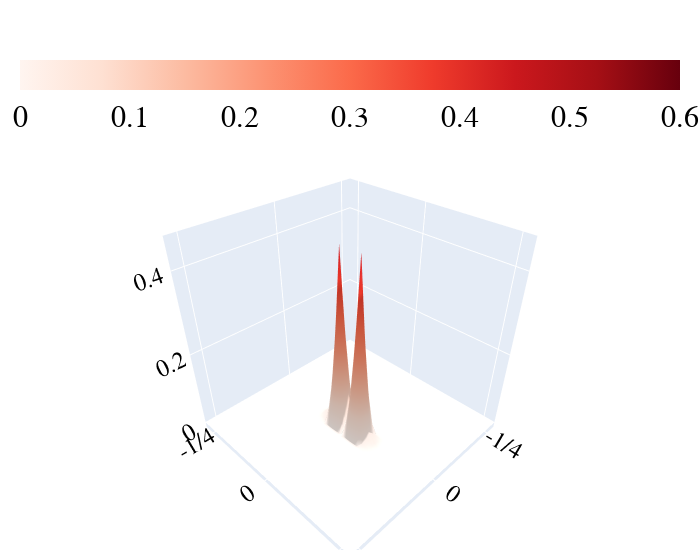

Notebook code for this chart:
### Code cell
import plotly.express as px
import plotly.graph_objects as go
import plotly.figure_factory as ff


x, y = np.linspace(0, 31, 31+1), np.linspace(0, 31, 31+1)
X,Y = np.meshgrid(x,y)
fig = go.Figure(data=[go.Surface(z=ψ[1,:].reshape(32,32,32)[:,:,16], x=x, y=y,
                        colorscale='Reds',cmin=0,cmax=0.6, colorbar = dict(tickfont=dict(
                            color='black',size=30,family='Old Standard TT, serif',),orientation='h')   )])
#fig = ff.create_trisurf(z=ψ[0,:].reshape(32,32,32)[:,:,16], x=X, y=Y)

fig.update_layout(scene = dict(
                    xaxis = dict( title = ' ',
                        ticktext= [r'-1/4',r'0',r'1/4'],
                        tickvals= [8,15,23],
                        range=[7,24],tickfont=dict(
                            color='black',
                            size=17,
                            family='Old Standard TT, serif',)),
                    yaxis = dict( title = ' ',
                        ticktext= [r'-1/4',r'0',r'1/4'],
                        tickvals= [8,15,23],
                        range=[7,24],tickfont=dict(
                            color='black',
                            size=17,
                            family='Old Standard TT, serif',)) ,
                    zaxis = dict( title = ' ',
                            tickfont=dict(
                            color='black',
                            size=17,
                            family='Old Standard TT, serif',) )),
                    width=700,
                    margin=dict(r=10, l=10, b=10, t=10)
                  )


#fig.update_xaxes(range=[8, 23])
#fig.update_layout(xaxis = dict(range=[7,24]))
#fig.update_yaxes(range=[8, 23])


fig.show()

### Figure 1 — Plotly figure (JSON) as saved in the notebook; plotly's stock layout.template omitted (floating-point values rounded to 4 significant figures; data arrays with more than 128 entries replaced by an {"elided": "..."} marker saying what was removed)
{"data": [{"cmax": 0.6, "cmin": 0, "colorbar": {"orientation": "h", "tickfont": {"color": "black", "family": "Old Standard TT, serif", "size": 30}}, "colorscale": [[0, "rgb(255,245,240)"], [0.125, "rgb(254,224,210)"], [0.25, "rgb(252,187,161)"], [0.375, "rgb(252,146,114)"], [0.5, "rgb(251,106,74)"], [0.625, "rgb(239,59,44)"], [0.75, "rgb(203,24,29)"], [0.875, "rgb(165,15,21)"], [1, "rgb(103,0,13)"]], "type": "surface", "x": [0, 1, 2, 3, 4, 5, 6, 7, 8, 9, 10, 11, 12, 13, 14, 15, 16, 17, 18, 19, 20, 21, 22, 23, 24, 25, 26, 27, 28, 29, 30, 31], "y": [0, 1, 2, 3, 4, 5, 6, 7, 8, 9, 10, 11, 12, 13, 14, 15, 16, 17, 18, 19, 20, 21, 22, 23, 24, 25, 26, 27, 28, 29, 30, 31], "z": {"elided": "32x32 float values"}}], "layout": {"margin": {"b": 10, "l": 10, "r": 10, "t": 10}, "scene": {"xaxis": {"range": [7, 24], "tickfont": {"color": "black", "family": "Old Standard TT, serif", "size": 17}, "ticktext": ["-1/4", "0", "1/4"], "tickvals": [8, 15, 23], "title": {"text": " "}}, "yaxis": {"range": [7, 24], "tickfont": {"color": "black", "family": "Old Standard TT, serif", "size": 17}, "ticktext": ["-1/4", "0", "1/4"], "tickvals": [8, 15, 23], "title": {"text": " "}}, "zaxis": {"tickfont": {"color": "black", "family": "Old Standard TT, serif", "size": 17}, "title": {"text": " "}}}, "width": 700}}
